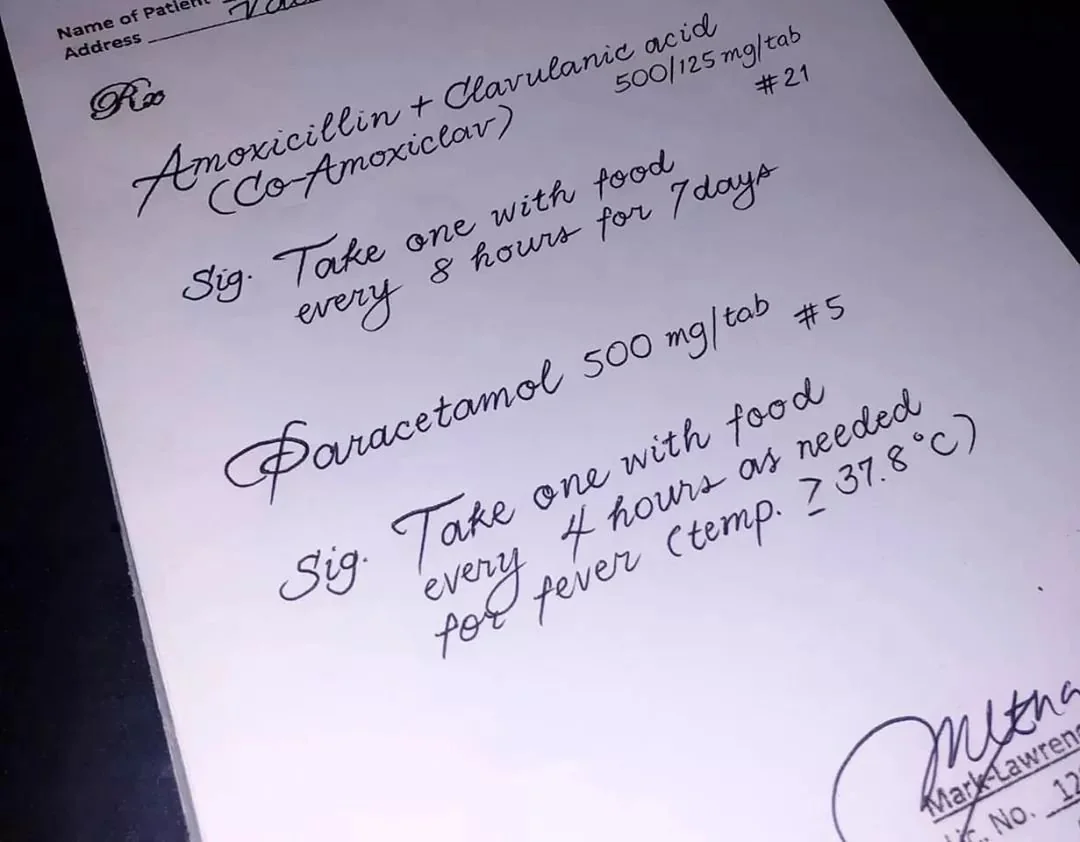
#> input picture data/sample.png, 1080 x 842 px
$ python -i preprocess.py   (imports and definitions only)
#> lines starting #> are read from the running program, lines starting #| are printed output that depends on the picture; after the words box and inside, x2 and y2 are one past the last pixel; in counts of white or black regions, pixels touching at a corner belong together
import cv2
import numpy as np

def preprocess_image(image_path):
#> called with image_path = '../data/sample.png'
    image = cv2.imread(image_path)
#> image is the input picture: shape (842, 1080, 3); mean B, G, R 179.8, 159.7, 165.9

    if image is None:
        return None

    # Resize
    image = cv2.resize(image, None, fx=1.5, fy=1.5, interpolation=cv2.INTER_CUBIC)
#> image: shape (1263, 1620, 3)

    # Convert to grayscale
    gray = cv2.cvtColor(image, cv2.COLOR_BGR2GRAY)
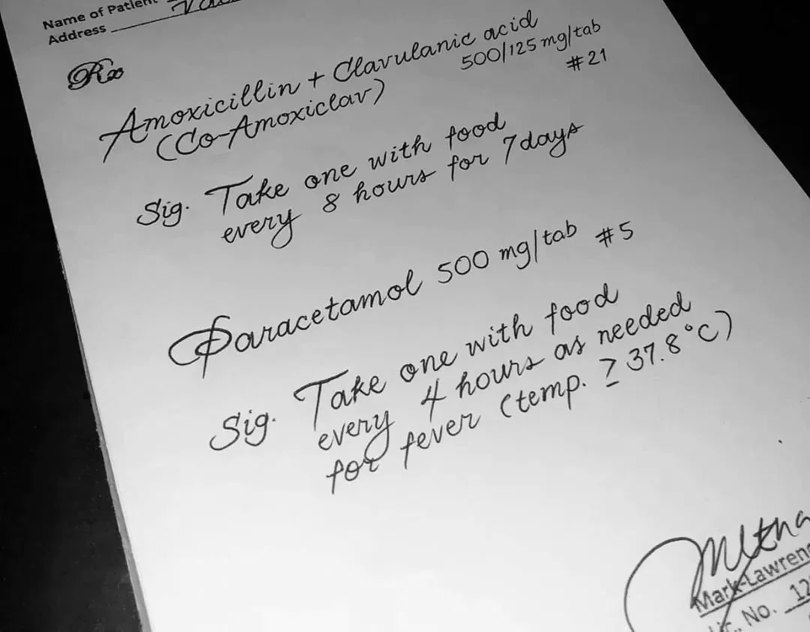
#> gray: shape (1263, 1620) (shown at 1/2 size); min 0, max 255, mean 163.8

    # Noise removal
    gray = cv2.bilateralFilter(gray, 9, 75, 75)

    # Adaptive threshold
    thresh = cv2.adaptiveThreshold(
        gray,
        255,
        cv2.ADAPTIVE_THRESH_GAUSSIAN_C,
        cv2.THRESH_BINARY,
        11,
        2
    )
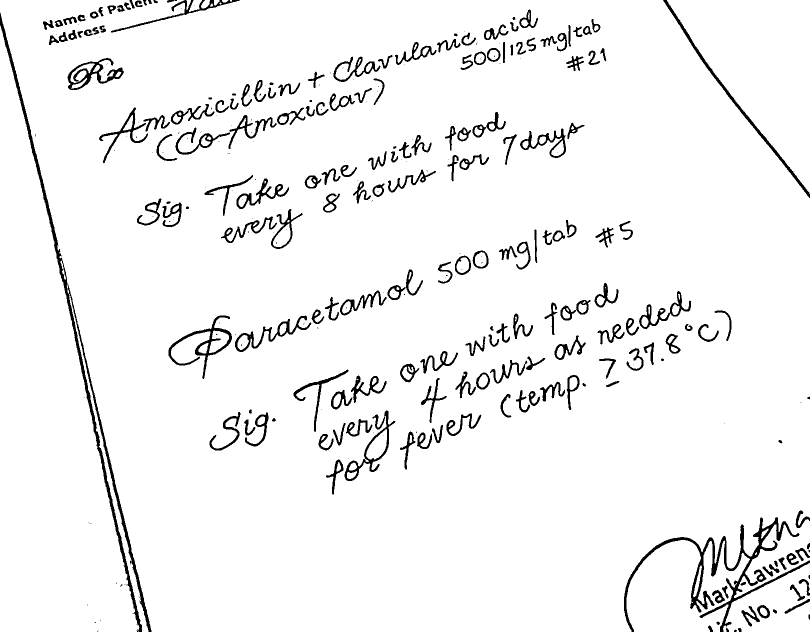
#> thresh: shape (1263, 1620) (shown at 1/2 size); 95.1% white; 323 black regions (128 under 20 px), largest, box (x1, y1, x2, y2) and area: (0, 25, 303, 1263) 11267, (1248, 1034, 1620, 1263) 9806, (1326, 0, 1620, 396) 2915

    # Morphological close (join broken letters)
    kernel = np.ones((2, 2), np.uint8)
    processed = cv2.morphologyEx(thresh, cv2.MORPH_CLOSE, kernel)
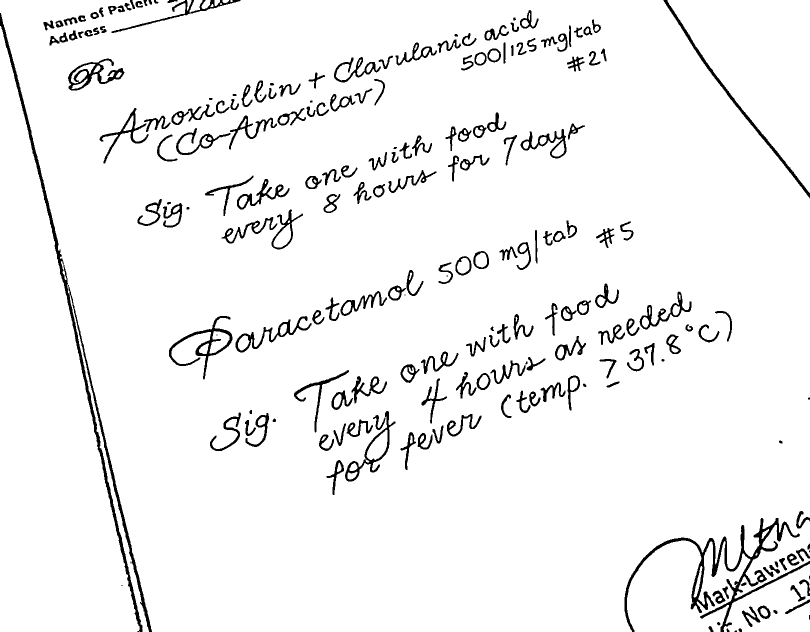
#> processed: shape (1263, 1620) (shown at 1/2 size); 95.1% white; 211 black regions (14 under 20 px), largest, box (x1, y1, x2, y2) and area: (0, 26, 304, 1263) 11197, (1249, 1036, 1620, 1263) 9780, (1327, 0, 1620, 397) 2914

    return processed

>>> result = preprocess_image('../data/sample.png')
